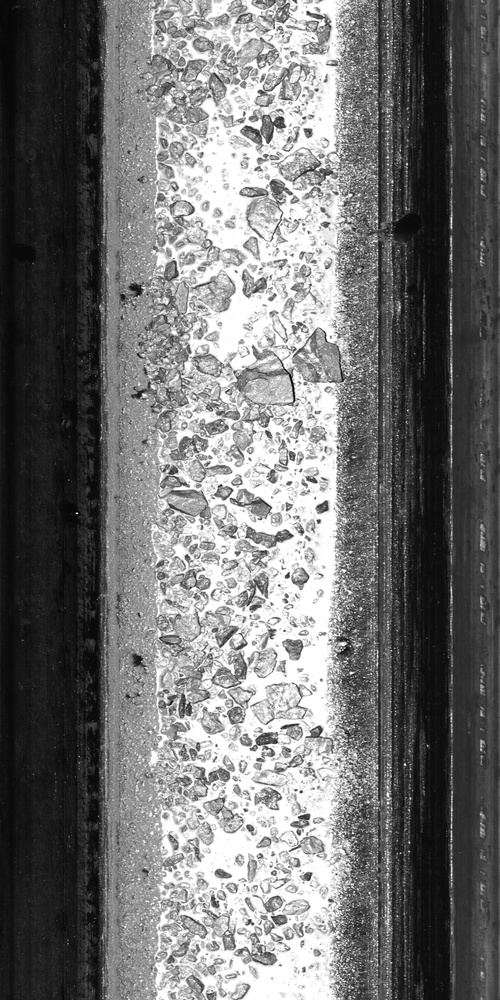
#> input picture sample_dataset/img000001.jpg, 500 x 1000 px, shrunk from 2048 x 4096 before the run
$ python -i filters.py   (imports and definitions only)
#> lines starting #> are read from the running program, lines starting #| are printed output that depends on the picture; after the words box and inside, x2 and y2 are one past the last pixel; in counts of white or black regions, pixels touching at a corner belong together
import numpy as np
import cv2


def mixed_Laplacian_filter(img, blur_ksize=13, lap_ksize=5, threshold=0.8, open_iterations=1):
    assert isinstance(img, np.ndarray), 'Input image must be a numpy array'
    if img.ndim == 3:
        if img.shape[2] == 3:
            img = cv2.cvtColor(img, cv2.COLOR_BGR2GRAY)
        elif img.shape[2] == 4:
            img = cv2.cvtColor(img, cv2.COLOR_BGRA2GRAY)
        elif img.shape[2] == 1:
            img = img.reshape(img.shape[0], img.shape[1])
        else:
            raise ValueError('Invalid number of image channels')
    elif img.ndim == 2:
        pass
    else:
        raise ValueError('Input image must be 2-dimensional or 3-dimensional array')

    lap_feature = cv2.morphologyEx(
        cv2.threshold(
            cv2.Laplacian(
                cv2.GaussianBlur(img, ksize=(blur_ksize, blur_ksize), sigmaX=0),
                -1, ksize=lap_ksize
            ), int(255 * threshold), 255, cv2.THRESH_BINARY
        )[1], cv2.MORPH_OPEN, cv2.getStructuringElement(cv2.MORPH_ELLIPSE, (3, 3)), iterations=open_iterations
    )
    return lap_feature

# EOF

>>> import cv2
>>> picture = cv2.imread('../../sample_dataset/img000001.jpg')
#> picture is the input picture: shape (1000, 500, 3); min 0, max 255, mean 114.6
>>> result = mixed_Laplacian_filter(picture)
#> in mixed_Laplacian_filter, `lap_feature = cv2.morphologyEx( cv2.threshold( cv2.Laplacian( cv2.Gaus..`:
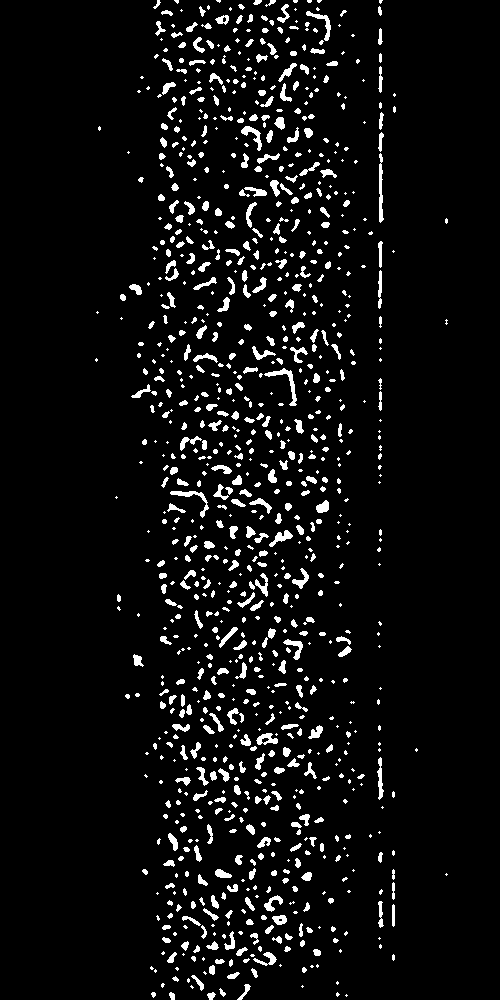
#> lap_feature: shape (1000, 500); 5.9% white; 1014 white regions (507 under 20 px), largest, box (x1, y1, x2, y2) and area: (264, 368, 297, 406) 258, (379, 153, 384, 223) 227, (170, 491, 209, 518) 217

$ run again, on sample_dataset/img000002.jpg
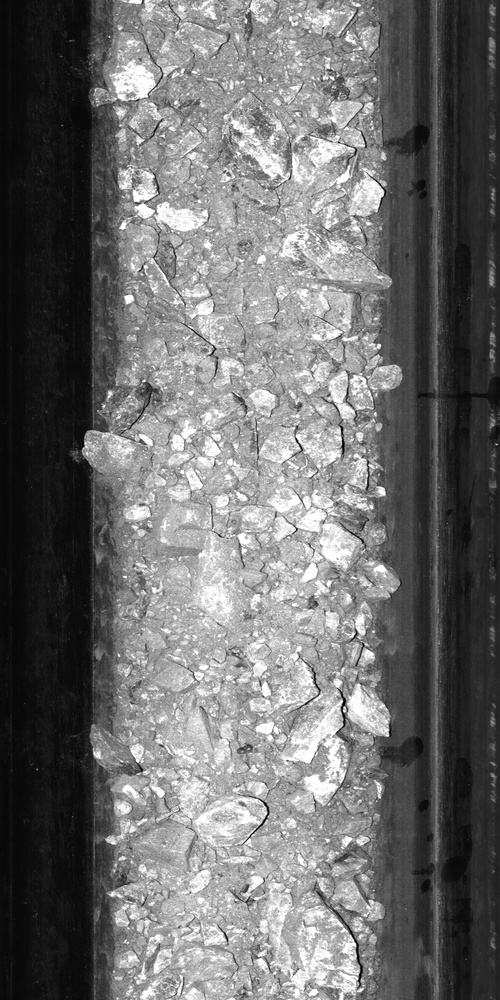
#> input picture sample_dataset/img000002.jpg, 500 x 1000 px, shrunk from 2048 x 4096 before the run
#> picture is the input picture: shape (1000, 500, 3); min 0, max 255, mean 109.8
#> in mixed_Laplacian_filter, `lap_feature = cv2.morphologyEx( cv2.threshold( cv2.Laplacian( cv2.Gaus..`:
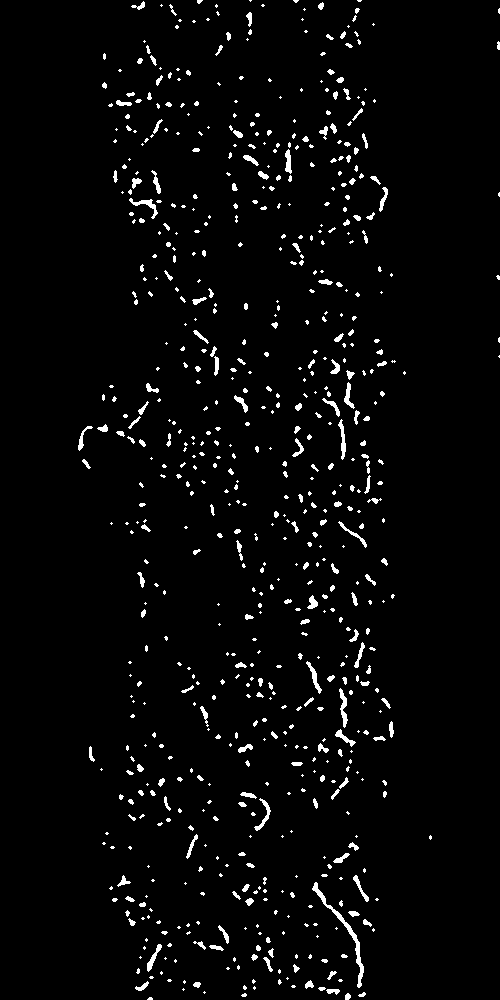
#> lap_feature: shape (1000, 500); 3% white; 703 white regions (465 under 20 px), largest, box (x1, y1, x2, y2) and area: (312, 882, 364, 988) 496, (339, 688, 348, 728) 164, (129, 198, 158, 219) 157
